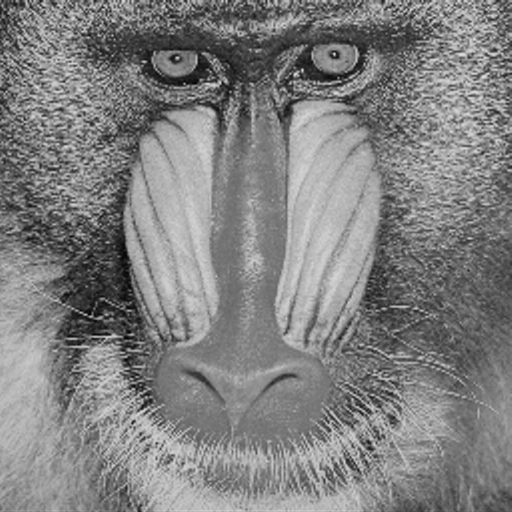
#> input picture JPEG/mandril_gray.png, 512 x 512 px
$ python 07_P_jpeg.py   (older library calls are emulated)
#> lines starting #> are read from the running program, lines starting #| are printed output that depends on the picture
# -*- coding: utf-8 -*-
"""

"""

import numpy as np
import scipy
from scipy.fftpack import dct
import scipy.ndimage
import math
import time
pi=math.pi


import matplotlib.pyplot as plt


"""
Matrices de cuantización, estándares y otras
"""


Q_Luminance=np.array([
[16 ,11, 10, 16, 124, 140, 151, 161],
[12, 12, 14, 19, 126, 158, 160, 155],
[14, 13, 16, 24, 140, 157, 169, 156],
[14, 17, 22, 29, 151, 187, 180, 162],
[18, 22, 37, 56, 168, 109, 103, 177],
[24, 35, 55, 64, 181, 104, 113, 192],
[49, 64, 78, 87, 103, 121, 120, 101],
[72, 92, 95, 98, 112, 100, 103, 199]])

Q_Chrominance=np.array([
[17, 18, 24, 47, 99, 99, 99, 99],
[18, 21, 26, 66, 99, 99, 99, 99],
[24, 26, 56, 99, 99, 99, 99, 99],
[47, 66, 99, 99, 99, 99, 99, 99],
[99, 99, 99, 99, 99, 99, 99, 99],
[99, 99, 99, 99, 99, 99, 99, 99],
[99, 99, 99, 99, 99, 99, 99, 99],
[99, 99, 99, 99, 99, 99, 99, 99]])

# [6 lines left out: function Q_matrix, not called in this run]

"""
Implementar la DCT (Discrete Cosine Transform)
y su inversa para bloques NxN

dct_bloque(p,N)
idct_bloque(p,N)

p bloque NxN

"""
def getC(m,n):
#> called with m = 4, n = 4
    N = m
    C = np.zeros((m,n))
    for i in range(m):
        for j in range(n):
                aux1 = np.sqrt(2/N)
                aux2=(2*j+1)*i*pi
                aux2 /= (2*N)
                aux2 = np.cos(aux2)
                if(i==0): C[i,j]=aux1*aux2*(1/np.sqrt(2))
                else:C[i,j]=aux1*aux2
    return C

# [11 lines left out: functions dct_bloque, idct_bloque, not called in this run]


"""
Reproducir los bloques base de la transformación para los casos N=4,8
Ver imágenes adjuntas.
"""

N=4
i=1
while i<3:
    C = getC(N*i,N*i)
    for row in range(i*N):
        for col in range(i*N):
            baseImage = np.tensordot(C[row], np.transpose(C[col]), 0)
            plt.imshow(baseImage)
            plt.xticks([])
            plt.yticks([])
            plt.show()
#> this loop made 4 passes
#> pass 1, `plt.show()`:
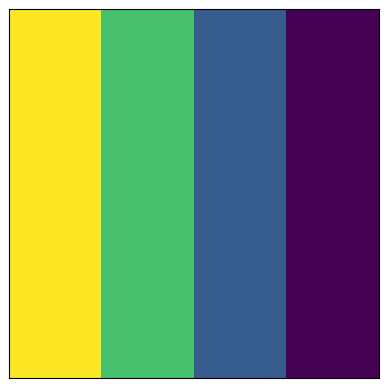
#> figure drawn by matplotlib, 1 panel
#> pass 1, `plt.show()`:
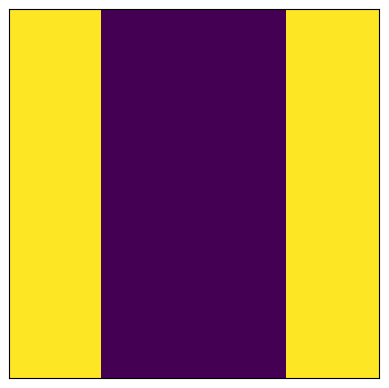
#> figure drawn by matplotlib, 1 panel
#> pass 1, `plt.show()`:
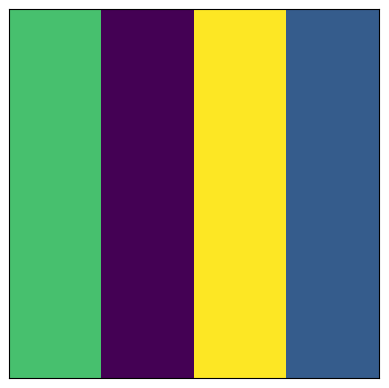
#> figure drawn by matplotlib, 1 panel
#> pass 2, `plt.show()`:
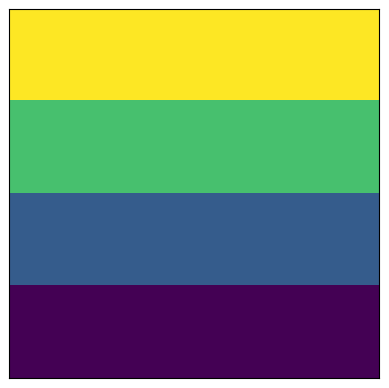
#> figure drawn by matplotlib, 1 panel
#> pass 2, `plt.show()`:
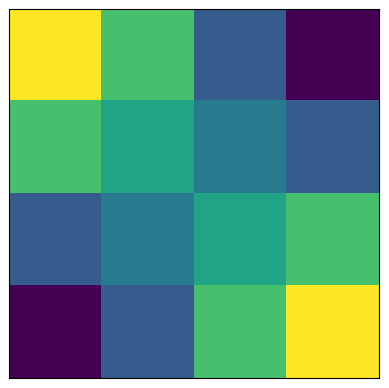
#> figure drawn by matplotlib, 1 panel
#> pass 2, `plt.show()`:
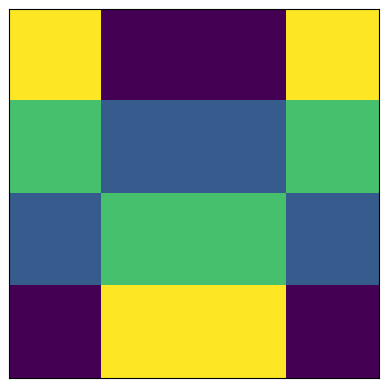
#> figure drawn by matplotlib, 1 panel
#> pass 2, `plt.show()`:
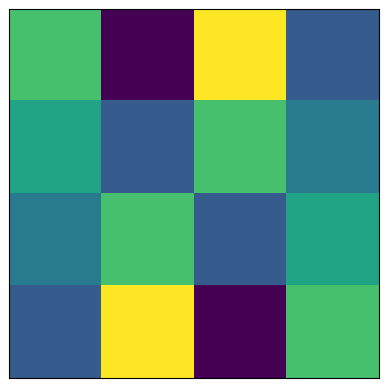
#> figure drawn by matplotlib, 1 panel
    i+=1


"""
Implementar la función jpeg_gris(imagen_gray) que:
1. dibuje el resultado de aplicar la DCT y la cuantización
(y sus inversas) a la imagen de grises 'imagen_gray'

2. haga una estimación de la ratio de compresión
según los coeficientes nulos de la transformación:
(#coeficientes/#coeficientes no nulos).

3. haga una estimación del error
Sigma=np.sqrt(sum(sum((imagen_gray-imagen_jpeg)**2)))/np.sqrt(sum(sum((imagen_gray)**2)))


En este caso optimizar la DCT
http://docs.scipy.org/doc/numpy-1.10.1/reference/routines.linalg.html
"""

def reshape1(m,n,image):
    res = np.zeros(((m*n)/64,8,8))
    z=0
    for n1 in range(int(n/8)):
        for n2 in range(int(m/8)):
            bx1=n2*8
            bx2=bx1+8
            bz1=n1*8
            bz2=bz1+8
            res[z]= image[bx1:bx2,bz1:bz2].reshape(8,8)
            z+=1
    return res

# [12 lines left out: function reshape2, not called in this run]

def jpeg_gris(imagen_gray):
    #Paso 1 no es necesario. Pixel=Y
    #Paso 2: Ajustar el tamaño de la imagen y dividir en bloques 8x8
    OrigM,OrigN = imagen_gray.shape
#> OrigM = 512; OrigN = 512
    m = OrigM
#> m = 512
    n= OrigN
#> n = 512
    if OrigM%8!=0:m+= 8-(OrigM%8)
    if OrigN%8!=0: n+=8-(OrigN%8)
    imagen_reshaped = np.zeros((m,n))
    aux1 = np.zeros((m,OrigN))
    aux1[:OrigM,:OrigN] = imagen_gray
    for i in range(m-OrigM):
        aux1[OrigM+i]=imagen_gray[-1]
    imagen_reshaped[:m,:OrigN]=aux1
    for j in range(n-OrigN):
        imagen_reshaped[:,OrigN+j]= aux1[:,-1]
    ImageInBlocs = reshape1(m,n,imagen_reshaped)

    #Paso 3: Se desplaza la imagen 128 y se aplica DCT sobre los bloques de la imagen
    ImageInBlocs -= 128
    numBloc=int((m*n)/(8*8))
    for i in range(numBloc):
        ImageInBlocs[i]=dct_bloque(ImageInBlocs[i])

    #Paso 4: Se cuantizan los valores de los bloques
    for i in range(numBloc):
        for w in range(8):
            for z in range(8):
                ImageInBlocs[i,w,z] /= Q_Luminance[w,z]
                ImageInBlocs[i,w,z] = round(ImageInBlocs[i,w,z],0)

    #Compresion ratio:
    ImagenCuantizada = reshape2(m,n,ImageInBlocs)[:OrigM,:OrigN]
    coef = m*n
    coefNul= (ImagenCuantizada == 0.).sum()
    CRatio = coef/(coef-coefNul)


    #Reversion de los cambios hechos sobre la imagen
    #Paso 1: Se aplica iDCT a los bloques de la imagen
    for i in range(numBloc):
        ImageInBlocs[i] = idct_bloque(ImageInBlocs[i])

    #Paso 2: Reshape de la imagen cuantizada
    m,n = imagen_reshaped.shape
    imagenInv = reshape2(m,n,ImageInBlocs)

    #Paso 3: eliminar las filas y columnas de más
    imagen_jpeg = imagenInv[:OrigM,:OrigN]

    #Pintar imagen
    plt.imshow(imagen_jpeg, cmap=plt.cm.gray)
    plt.xticks([])
    plt.yticks([])
    plt.show()

    #Calcular error:
    Sigma=np.sqrt(sum(sum((imagen_gray-imagen_jpeg)**2)))/np.sqrt(sum(sum((imagen_gray)**2)))
    print("Error for gray image:",Sigma)
    print("Compression ratio for gray image:",CRatio)
    return imagen_jpeg


"""
Implementar la función jpeg_color(imagen_color) que:
1. dibuje el resultado de aplicar la DCT y la cuantización
(y sus inversas) a la imagen RGB 'imagen_color'

2. haga una estimación de la ratio de compresión
según los coeficientes nulos de la transformación:
(#coeficientes/#coeficientes no nulos).

3. haga una estimación del error para cada una de las componentes RGB
Sigma=np.sqrt(sum(sum((imagen_color-imagen_jpeg)**2)))/np.sqrt(sum(sum((imagen_color)**2)))


En este caso optimizar la DCT
http://docs.scipy.org/doc/numpy-1.10.1/reference/routines.linalg.html
"""

# [121 lines left out: functions Ajustar_matriz, jpeg_color, not called in this run]
"""
#--------------------------------------------------------------------------
Imagen de GRISES

#--------------------------------------------------------------------------
"""


### .astype es para que lo lea como enteros de 32 bits, si no se
### pone lo lee como entero positivo sin signo de 8 bits uint8 y por ejemplo al
### restar 128 puede devolver un valor positivo mayor que 128

mandril_gray=scipy.ndimage.imread('mandril_gray.png').astype(np.int32)

start= time.clock()
#> (the run stopped early here; a loop or call above may not have finished)
